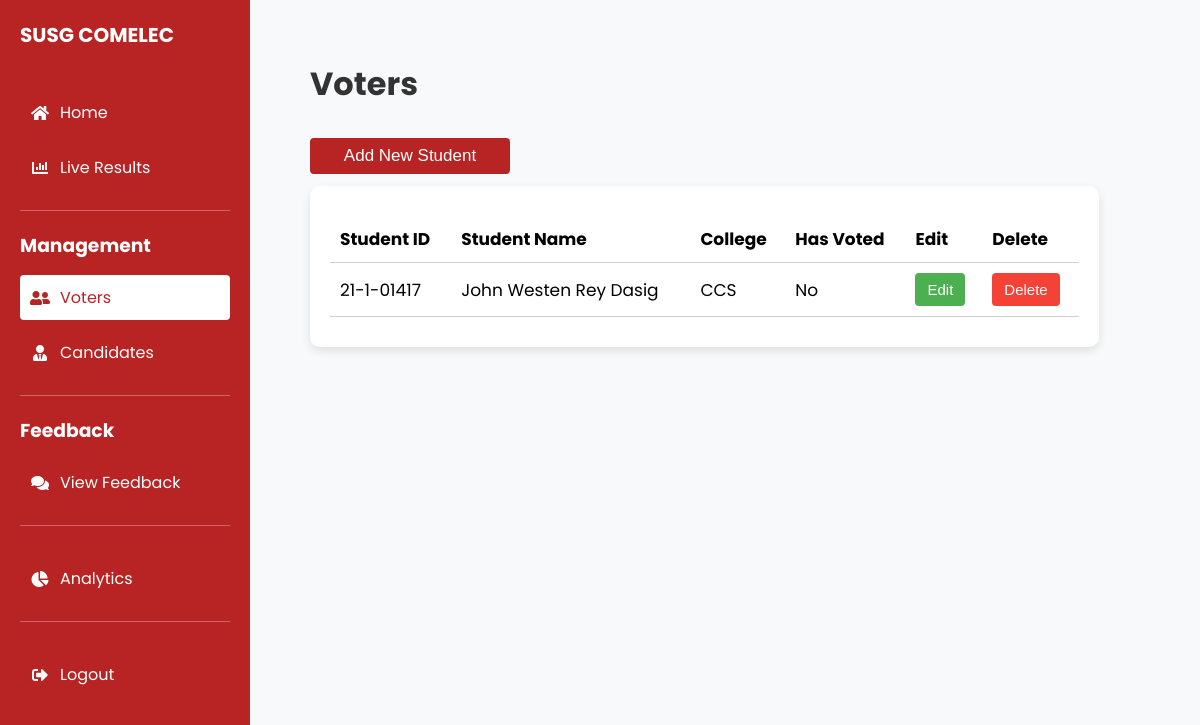
Screenshot of /Admin/admin-voters.php (signed in) with the database file from the repository.
### tables this page shows
CREATE TABLE `students` (
  `student_id` varchar(10) NOT NULL,
  `student_name` varchar(50) NOT NULL,
  `college_id` int(20) NOT NULL,
  `password` varchar(50) NOT NULL,
  `has_voted` tinyint(1) NOT NULL DEFAULT 0
);

CREATE TABLE `colleges` (
  `college_id` int(20) NOT NULL,
  `college_name` varchar(50) NOT NULL,
  `max_representatives` int(10) NOT NULL
);

### admin/admin-voters.php (the view, shortened to what this page needs)
<?php
require_once '../connect.php';
$stmt = $pdo->query("
    SELECT students.*, colleges.college_name
    FROM students
    LEFT JOIN colleges ON students.college_id = colleges.college_id
");
$students = $stmt->fetchAll(PDO::FETCH_ASSOC);
?>
<!DOCTYPE html>
<html lang="en">
<head>
    <link rel="stylesheet" href="https://cdnjs.cloudflare.com/ajax/libs/font-awesome/5.15.4/css/all.min.css">
</head>
<body>
    <main>
        <div class="content">
            <h1>Voters</h1>
            <button class="add-btn" id="openModalBtn">Add New Student</button>
            <div class="mngment-box">
                <table class="mngment-table">
                    <thead>
                        <tr>
                            <th>Student ID</th>
                            <th>Student Name</th>
                            <th>College</th>
                            <th>Has Voted</th>
                            <th>Edit</th>
                            <th>Delete</th>
                        </tr>
                    </thead>
                    <tbody>
                        <?php foreach ($students as $student): ?>
                        <tr>
                            <td><?php echo htmlspecialchars($student['student_id']); ?></td>
                            <td><?php echo htmlspecialchars($student['student_name']); ?></td>
                            <td><?php echo htmlspecialchars($student['college_name']); ?></td>
                            <td><?php echo $student['has_voted'] ? 'Yes' : 'No'; ?></td>
                            <td><button class="edit-btn" data-student='<?php echo json_encode($student); ?>'>Edit</button></td>
                            <td><button class="delete-btn" data-student-id="<?php echo $student['student_id']; ?>">Delete</button></td>
                        </tr>
                        <?php endforeach; ?>
                    </tbody>
                </table>
            </div>
        </div>
    </main>
</body>
</html>

### admin/admin-voters.php (style rules this page uses)
body { margin: 0; font-family: 'Poppins', sans-serif; }
.content { flex-grow: 1; padding: 40px; display: flex; flex-direction: column; overflow-y: auto; }
h1 { font-size: 32px; margin-bottom: 30px; text-align: left; color: #333; }
.mngment-box { background-color: #fff; border-radius: 10px; padding: 30px 20px; width: 95%; max-width: 3000px; margin-bottom: 40px; text-align: center; box-shadow: 0 4px 10px rgba(0, 0, 0, 0.1); }
.mngment-table { width: 100%; border-collapse: collapse; margin: 0 auto; font-size: 17px; text-align: left; }
.mngment-table tr { border-bottom: 1px solid #cfcfcf; }
.mngment-table th, .mngment-table td { padding: 10px; }
.add-btn { padding: 8px 12px; border: none; cursor: pointer; font-size: 17px; border-radius: 4px; background-color: #b82323; color: white; width: 200px; float: right; margin-bottom: 12px; }
.edit-btn, .delete-btn { padding: 8px 12px; border: none; cursor: pointer; font-size: 15px; border-radius: 4px; }
.edit-btn { background-color: #4CAF50; color: white; }
.delete-btn { background-color: #f44336; color: white; }

### admin/sidebar.php (style rules this page uses)
* { margin: 0; padding: 0; box-sizing: border-box; }
body, html { font-family: 'Poppins', sans-serif; margin: 0; background-color: #f8f9fa; height: 100%; width: 100%; }
body { display: flex; min-height: 100vh; }
main { margin-left: 250px; padding: 20px; width: 100%; overflow-y: auto; }

### rows the page displays
students: student_id "21-1-01417", student_name "John Westen Rey Dasig", college.college_name "CCS", has_voted "No"
